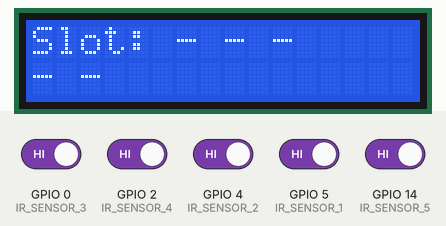
A sketch run on a simulated ESP8266 (NodeMCU). On the bench: 16×2 character LCD. Inputs (shaded band) come from the test bench; at power-on: GPIO 0 (IR_SENSOR_3), GPIO 2 (IR_SENSOR_4), GPIO 4 (IR_SENSOR_2), GPIO 5 (IR_SENSOR_1), GPIO 14 (IR_SENSOR_5) HIGH. What the sketch prints to the serial monitor is not drawn.

Above: at 1.2 s.
1.3 s: GPIO 0 (IR_SENSOR_3) driven LOW
At 2.2 s:
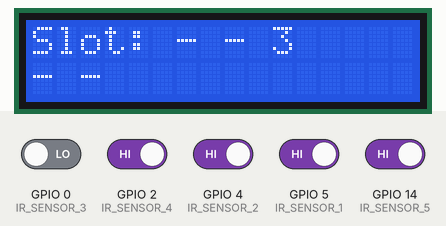
2.8 s: GPIO 2 (IR_SENSOR_4) driven LOW
At 3.5 s:
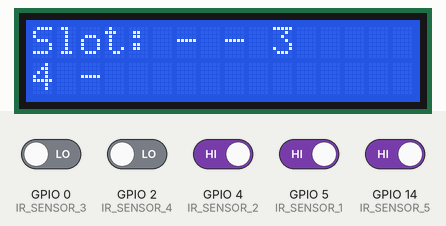
4.3 s: GPIO 4 (IR_SENSOR_2) driven LOW
At 4.8 s:
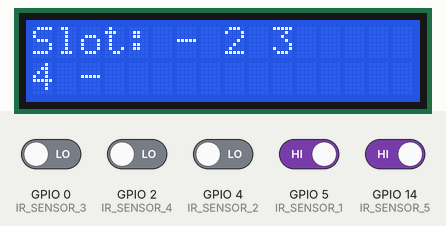
5.8 s: GPIO 5 (IR_SENSOR_1) driven LOW
At 6.7 s:
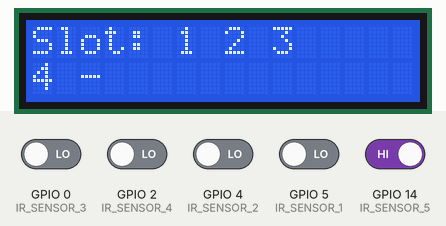
7.3 s: GPIO 14 (IR_SENSOR_5) driven LOW
At 8.0 s:
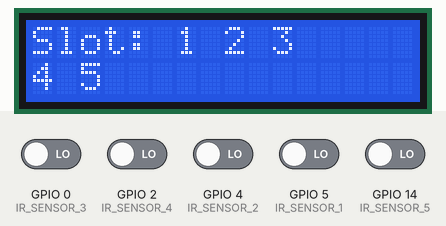
8.8 s: GPIO 0 (IR_SENSOR_3) driven HIGH
At 9.3 s:
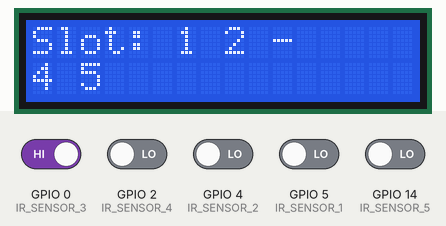
Timing chart, 0 to 11.3 s (numbered marks = the images above; inputs shaded):
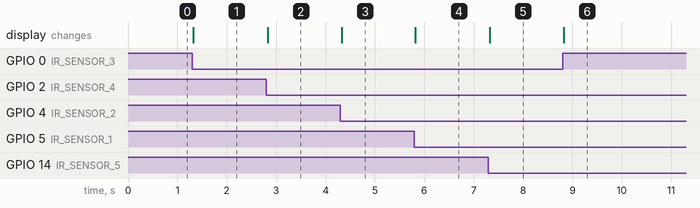

Measured:
- after the input at 1.3 s, the display: changes at once (image 1)
- after the input at 2.8 s, the display: changes at once (image 2)
- after the input at 4.3 s, the display: changes at once (image 3)
- after the input at 5.8 s, the display: changes at once (image 4)
- after the input at 7.3 s, the display: changes at once (image 5)
- after the input at 8.8 s, the display: changes at once (image 6)

The sketch:

parkir.ino
```cpp
#include <ESP8266WiFi.h>
#include <ESP8266WebServer.h>
#include <Wire.h>
#include <LiquidCrystal_I2C.h>
#include <Servo.h>

// Pin Definitions for Infrared Sensors
#define IR_SENSOR_1 5   // GPIO5 (D1)
#define IR_SENSOR_2 4   // GPIO4 (D2)
#define IR_SENSOR_3 0   // GPIO0 (D3)
#define IR_SENSOR_4 2   // GPIO2 (D4)
#define IR_SENSOR_5 14  // GPIO14 (D5)

// WiFi Credentials (Will be used in Access Point mode)
const char* ssid = "GunawanTalessy_AP";  // Set SSID for ESP8266 WiFi
const char* password = "12345678";       // Set Password for ESP8266 WiFi

// ESP Web Server
ESP8266WebServer server(80);

// LCD
LiquidCrystal_I2C lcd(0x27, 16, 2);  // Address 0x27, 16 columns, 2 rows for LCD

// Parking Slot Status
bool slots[5] = {false, false, false, false, false}; // Status for 5 parking slots

// Portal state (if all slots are full, portal cannot be opened)
bool portalOpen = true;

void setup() {
  Serial.begin(115200);

  // Initialize Infrared Sensors
  pinMode(IR_SENSOR_1, INPUT);
  pinMode(IR_SENSOR_2, INPUT);
  pinMode(IR_SENSOR_3, INPUT);
  pinMode(IR_SENSOR_4, INPUT);
  pinMode(IR_SENSOR_5, INPUT);

  // Initialize LCD
  lcd.init();
  lcd.backlight();
  lcd.setCursor(0, 0);
  lcd.print("Initializing...");

  // Set up WiFi to create an Access Point
  connectToWiFi();

  // Configure Web Server Routes
  server.on("/", handleRoot);         // Root page
  server.on("/status", handleStatus); // Page to get parking status in JSON format
  server.on("/portal", handlePortal); // Handle the portal (open/close)
  server.begin();                     // Start the server
  Serial.println("Web Server Started!");

  lcd.clear();
  lcd.setCursor(0, 0);
  lcd.print("System Ready");
}

void loop() {
  // Handle web server requests
  server.handleClient();

  // Update slot statuses based on infrared sensors
  slots[0] = digitalRead(IR_SENSOR_1) == LOW;
  slots[1] = digitalRead(IR_SENSOR_2) == LOW;
  slots[2] = digitalRead(IR_SENSOR_3) == LOW;
  slots[3] = digitalRead(IR_SENSOR_4) == LOW;
  slots[4] = digitalRead(IR_SENSOR_5) == LOW;

  // Check if all slots are full and update portal state
  portalOpen = !areAllSlotsFull();

  // Update LCD with parking slot status
  lcd.setCursor(0, 0);
  lcd.print("Slot: ");
  lcd.print(slots[0] ? "1 " : "- ");
  lcd.print(slots[1] ? "2 " : "- ");
  lcd.print(slots[2] ? "3 " : "- ");
  lcd.setCursor(0, 1);
  lcd.print(slots[3] ? "4 " : "- ");
  lcd.print(slots[4] ? "5 " : "- ");
}

void connectToWiFi() {
  // Set ESP8266 as Access Point
  WiFi.mode(WIFI_AP);
  WiFi.softAP(ssid, password);  // Create WiFi network

  // Print IP Address to Serial Monitor
  Serial.println("Access Point Created!");
  Serial.println("SSID: " + String(ssid));
  Serial.println("IP Address: " + WiFi.softAPIP().toString());
}

void handleRoot() {
  String html = "<!DOCTYPE html>"
                "<html>"
                "<head>"
                "<title>Parking System</title>"
                "<meta name='viewport' content='width=device-width, initial-scale=1.0'>"
                "<style>"
                "body { font-family: Arial, sans-serif; text-align: center; background-color: #f0f0f0; padding: 20px; }"
                "h1 { color: #4CAF50; }"
                "p { font-size: 18px; }"
                ".slot { font-size: 20px; margin-top: 10px; }"
                ".occupied { color: red; font-weight: bold; }"
                ".available { color: green; font-weight: bold; }"
                ".button { background-color: #4CAF50; color: white; padding: 15px 32px; text-align: center; display: inline-block; font-size: 16px; border: none; cursor: pointer; margin-top: 20px; }"
                ".button:disabled { background-color: #c3c3c3; cursor: not-allowed; }"
                "</style>"
                "</head>"
                "<body>"
                "<h1>Parking System</h1>"
                "<div id='slots'></div>"
                "<button class='button' id='portalButton' onclick='togglePortal()'>"
                + String(portalOpen ? "Open Portal" : "Portal Closed") +
                "</button>"
                "<script>"
                "function togglePortal() {"
                "  fetch('/portal');"
                "  setTimeout(() => location.reload(), 1000);"
                "}"
                "setInterval(() => {"
                "  fetch('/status').then(res => res.json()).then(data => {"
                "    const slots = data.slots;"
                "    let html = '';"
                "    slots.forEach((slot, index) => {"
                "      html += `<p class='slot'>Slot ${index + 1}: <span class='${slot ? 'occupied' : 'available'}'>${slot ? 'Occupied' : 'Available'}</span></p>`;"
                "    });"
                "    document.getElementById('slots').innerHTML = html;"
                "  });"
                "}, 1000);"
                "</script>"
                "</body>"
                "</html>";
  server.send(200, "text/html", html); // Serve the HTML page to the browser
}

void handleStatus() {
  String json = "{ \"slots\": [";
  for (int i = 0; i < 5; i++) {
    json += slots[i] ? "true" : "false";
    if (i < 4) json += ", ";
  }
  json += "] }";
  server.send(200, "application/json", json); // Send parking slot status in JSON format
}

void handlePortal() {
  // Toggle portal open/closed status
  portalOpen = !portalOpen;

  // Respond with the current portal status
  String response = portalOpen ? "Portal Opened!" : "Portal Closed!";
  server.send(200, "text/plain", response);
}

bool areAllSlotsFull() {
  // Check if all parking slots are full
  for (int i = 0; i < 5; i++) {
    if (!slots[i]) {
      return false; // If there's an empty slot, return false
    }
  }
  return true; // All slots are occupied
}
```
